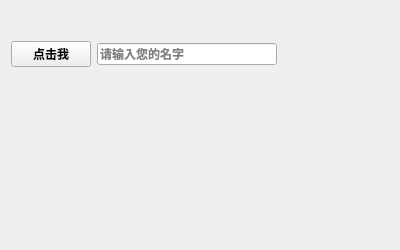
<?xml version="1.0" encoding="UTF-8"?>
<ui version="4.0">
 <class>Form</class>
 <widget class="QWidget" name="Form">
  <property name="geometry">
   <rect>
    <x>0</x>
    <y>0</y>
    <width>400</width>
    <height>250</height>
   </rect>
  </property>
  <property name="font">
   <font>
    <bold>true</bold>
   </font>
  </property>
  <property name="windowTitle">
   <string>QT Designer Application</string>
  </property>
  <widget class="QWidget" name="">
   <property name="geometry">
    <rect>
     <x>11</x>
     <y>41</y>
     <width>266</width>
     <height>69</height>
    </rect>
   </property>
   <layout class="QVBoxLayout" name="verticalLayout">
    <item>
     <layout class="QHBoxLayout" name="horizontalLayout">
      <item>
       <widget class="QPushButton" name="btn_click">
        <property name="text">
         <string>点击我</string>
        </property>
       </widget>
      </item>
      <item>
       <widget class="QLineEdit" name="lineEdit">
        <property name="placeholderText">
         <string>请输入您的名字</string>
        </property>
       </widget>
      </item>
     </layout>
    </item>
    <item>
     <widget class="QLabel" name="label">
      <property name="font">
       <font>
        <pointsize>16</pointsize>
        <bold>true</bold>
       </font>
      </property>
      <property name="styleSheet">
       <string notr="true">QLabel {color:red}</string>
      </property>
      <property name="text">
       <string/>
      </property>
     </widget>
    </item>
   </layout>
  </widget>
 </widget>
 <resources/>
 <connections/>
</ui>
